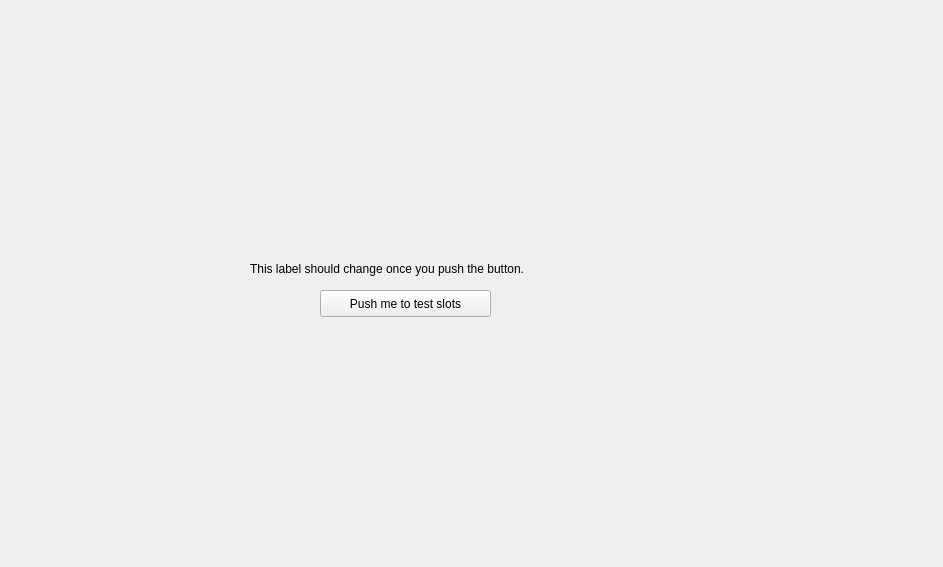
<?xml version="1.0" encoding="UTF-8"?>
<ui version="4.0">
 <class>GUI</class>
 <widget class="QMainWindow" name="GUI">
  <property name="geometry">
   <rect>
    <x>0</x>
    <y>0</y>
    <width>943</width>
    <height>567</height>
   </rect>
  </property>
  <property name="windowTitle">
   <string>DockWidget</string>
  </property>
  <widget class="QWidget" name="dockWidgetContents">
   <widget class="QPushButton" name="TestButton">
    <property name="geometry">
     <rect>
      <x>320</x>
      <y>290</y>
      <width>171</width>
      <height>27</height>
     </rect>
    </property>
    <property name="text">
     <string>Push me to test slots</string>
    </property>
   </widget>
   <widget class="QLabel" name="label">
    <property name="geometry">
     <rect>
      <x>250</x>
      <y>260</y>
      <width>341</width>
      <height>17</height>
     </rect>
    </property>
    <property name="text">
     <string>This label should change once you push the button.</string>
    </property>
   </widget>
  </widget>
 </widget>
 <resources/>
 <connections/>
</ui>
